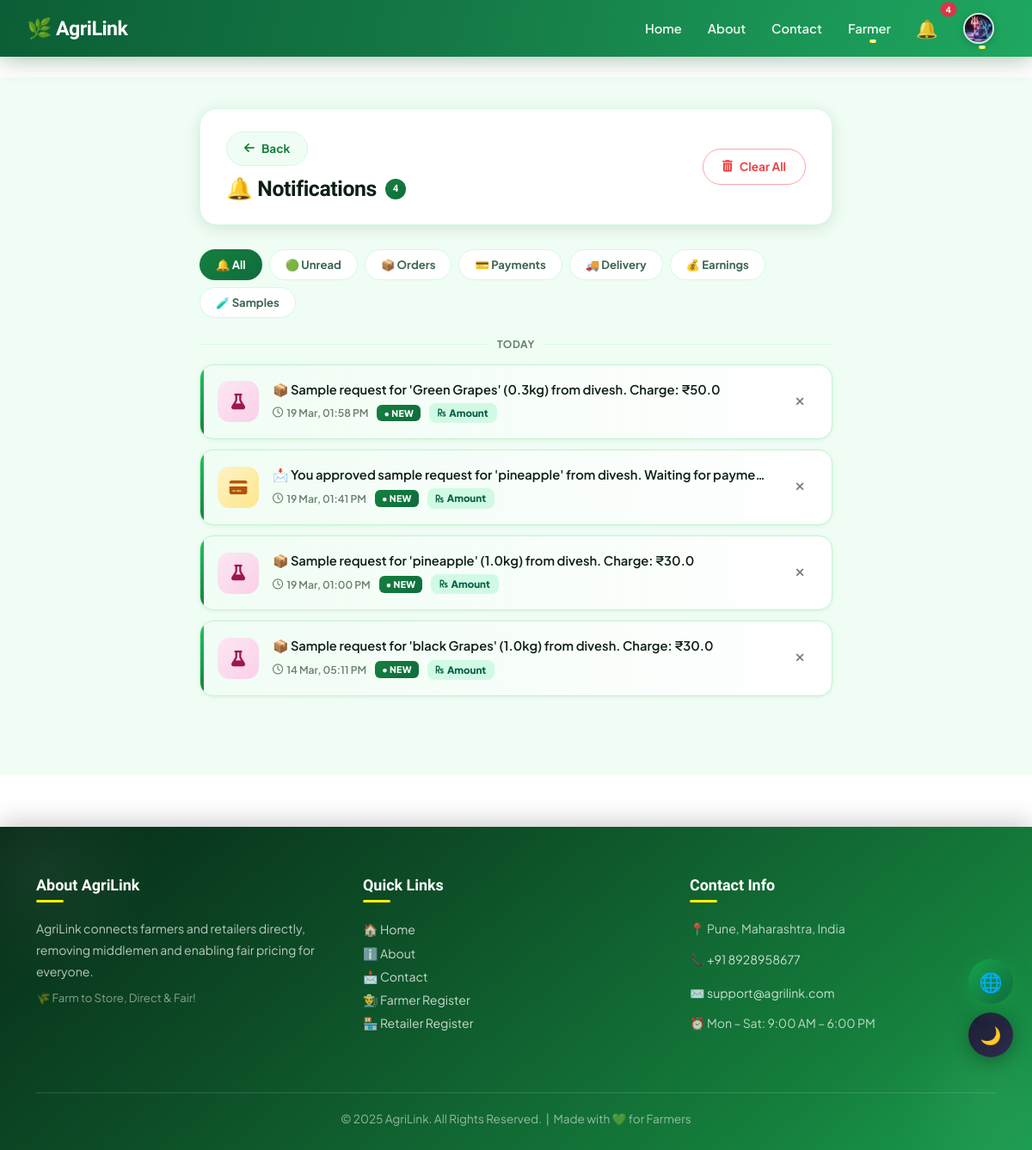
/notifications/ (signed in), run on the app's committed database.
### projectapp/models.py (models this page shows, shortened)
class Notification(models.Model):
    sender_farmer = models.ForeignKey('Farmer', on_delete=models.SET_NULL, null=True, blank=True)
    sender_retailer = models.ForeignKey('Retailer', on_delete=models.SET_NULL, null=True, blank=True)
    receiver_farmer = models.ForeignKey('Farmer', on_delete=models.CASCADE, null=True, blank=True,
                                        related_name='notifications_received')
    receiver_retailer = models.ForeignKey('Retailer', on_delete=models.CASCADE, null=True, blank=True,
                                          related_name='notifications_received')
    receiver_driver = models.ForeignKey('Driver', on_delete=models.CASCADE, null=True, blank=True,
                                        related_name='notifications_received')
    message = models.TextField()
    link = models.CharField(max_length=500, null=True, blank=True)  # NEW: direct link
    is_read = models.BooleanField(default=False)
    timestamp = models.DateTimeField(default=timezone.now)

### projectapp/views.py (the view)
# urls.py: path("notifications/", views.notifications, name="notifications"),
def notifications(request):
    user_type = request.session.get('user_type')
    name = request.session.get('name')
    notes = []
    if user_type == "farmer" and name:
        user = Farmer.objects.filter(name=name).first()
        if user:
            notes = Notification.objects.filter(receiver_farmer=user).order_by('-timestamp')
    elif user_type == "retailer" and name:
        user = Retailer.objects.filter(name=name).first()
        if user:
            notes = Notification.objects.filter(receiver_retailer=user).order_by('-timestamp')
    elif user_type == "driver" and name:
        user = Driver.objects.filter(name=name).first()
        if user:
            notes = Notification.objects.filter(receiver_driver=user).order_by('-timestamp')
    return render(request, "notifications.html", {"notifications": notes})

### projectapp/context_processors.py (called while the page is built)
def navbar_notifications(request):
    user_type = request.session.get('user_type')
    name = request.session.get('name')
    notes = []
    if user_type == "farmer" and name:
        notes = Notification.objects.filter(receiver_farmer__name=name, is_read=False).order_by('-timestamp')
    elif user_type == "retailer" and name:
        notes = Notification.objects.filter(receiver_retailer__name=name, is_read=False).order_by('-timestamp')
    elif user_type == "driver" and name:
        notes = Notification.objects.filter(receiver_driver__name=name, is_read=False).order_by('-timestamp')
    return {'navbar_notes': notes, 'user_type': user_type}

### projectapp/templates/notifications.html (shortened to what this page needs)
{% extends "master.html" %}
{% load static %}
{% block body %}
<link rel="stylesheet" href="https://cdnjs.cloudflare.com/ajax/libs/font-awesome/6.4.0/css/all.min.css">
<div class="notif-wrapper">
  <div class="container">
    <div class="row justify-content-center">
      <div class="col-lg-9 col-xl-8">
        <div class="notif-header">
          <div>
            <a href="javascript:history.back()" class="btn-back">
              <i class="fas fa-arrow-left"></i> Back
            </a>
            <h2 class="notif-title">
              🔔 Notifications
              {% if notifications %}
              <span class="notif-count-badge">{{ notifications|length }}</span>
              {% endif %}
            </h2>
          </div>
          {% if notifications %}
          <a href="{% url 'delete_all_notification' %}"
             class="btn-clear-all"
             onclick="return confirm('Clear all notifications?')">
            <i class="fas fa-trash-alt"></i> Clear All
          </a>
          {% endif %}
        </div>
        {% if notifications %}
        <div class="filter-tabs">
          <div class="filter-tab active" data-filter="all">🔔 All</div>
          <div class="filter-tab" data-filter="unread">🟢 Unread</div>
          <div class="filter-tab" data-filter="order">📦 Orders</div>
          <div class="filter-tab" data-filter="payment">💳 Payments</div>
          <div class="filter-tab" data-filter="delivery">🚚 Delivery</div>
          <div class="filter-tab" data-filter="earning">💰 Earnings</div>
          <div class="filter-tab" data-filter="sample">🧪 Samples</div>
        </div>
        {% endif %}
        {% if notifications %}
          <div class="date-divider">Today</div>
          {% for n in notifications %}
          <div class="notif-card {% if not n.is_read %}unread{% endif %} notif-item"
               data-msg="{{ n.message|lower }}"
               data-read="{{ n.is_read|yesno:'read,unread' }}"
               onclick="openNotification('{{ n.id }}')">
            <div class="notif-icon icon-default">
            </div>
            <div class="notif-body">
              <span class="notif-msg">{{ n.message }}</span>
              <div class="notif-meta">
                <span class="notif-time">
                  <i class="far fa-clock"></i> {{ n.timestamp|date:"d M, h:i A" }}
                </span>
                {% if not n.is_read %}
                  <span class="badge-new">● NEW</span>
                {% endif %}
                {% if '₹' in n.message %}
                  <span class="amount-badge">
                    <i class="fas fa-rupee-sign" style="font-size:0.65rem;"></i> Amount
                  </span>
                {% endif %}
              </div>
            </div>
            <a href="{% url 'delete_notification' n.id %}"
               class="notif-delete"
               title="Delete"
               onclick="event.stopPropagation(); return confirm('Delete this notification?')">
              <i class="fas fa-times"></i>
            </a>
          </div>
          {% endfor %}
        {% else %}
        <div class="empty-state">
          <div class="empty-icon-wrap">🔕</div>
          <h4>All Caught Up!</h4>
          <p>You have no notifications at the moment.<br>We'll let you know when something new arrives.</p>
        </div>
        {% endif %}
      </div>
    </div>
  </div>
</div>
{% endblock %}

### projectapp/templates/master.html (style rules this page uses)
:root { --g50: #f0fdf4; --g100: #dcfce7; --g200: #bbf7d0; --g400: #4ade80; --g500: #22c55e; --g600: #16a34a; --g700: #15803d; --g800: #166534; --g900: #14532d; --bg: #ffffff; --bg2: #f0fdf4; --bg3: #ffffff; --txt: #0d1f14; --txt2: #3d6650; --txt3: #6b8070; --bdr: #d1fae5; --inp: #f8fffc; --sh1: 0 1px 4px rgba(10,40,20,.07); --sh2: 0 4px 18px rgba(10,40,20,.11); --sh3: 0 14px 44px rgba(10,40,20,.15); --stripe: #f0fdf4; }
*, *::before, *::after { box-sizing: border-box; }
html { scroll-behavior: smooth; }
body { font-family: 'Plus Jakarta Sans', sans-serif; background: var(--bg); color: var(--txt); transition: background .35s, color .35s; overflow-x: hidden; top: 0 !important; margin: 0; padding: 0; }

### data on the page
Notification: message "📦 Sample request for 'Green Grapes' (0.3kg) from divesh. Charge: ₹50.0", timestamp "19 Mar, 01:58 PM", is_read "● NEW", shows "Amount"
Notification: message "📩 You approved sample request for 'pineapple' from divesh. Waiting for payme…", timestamp "19 Mar, 01:41 PM", is_read "● NEW", shows "Amount"
Notification: message "📦 Sample request for 'pineapple' (1.0kg) from divesh. Charge: ₹30.0", timestamp "19 Mar, 01:00 PM", is_read "● NEW", shows "Amount"
Notification: message "📦 Sample request for 'black Grapes' (1.0kg) from divesh. Charge: ₹30.0", timestamp "14 Mar, 05:11 PM", is_read "● NEW", shows "Amount"

### other printed values
{{ navbar_notes|length }} "4"
{{ notifications|length }} "4"
